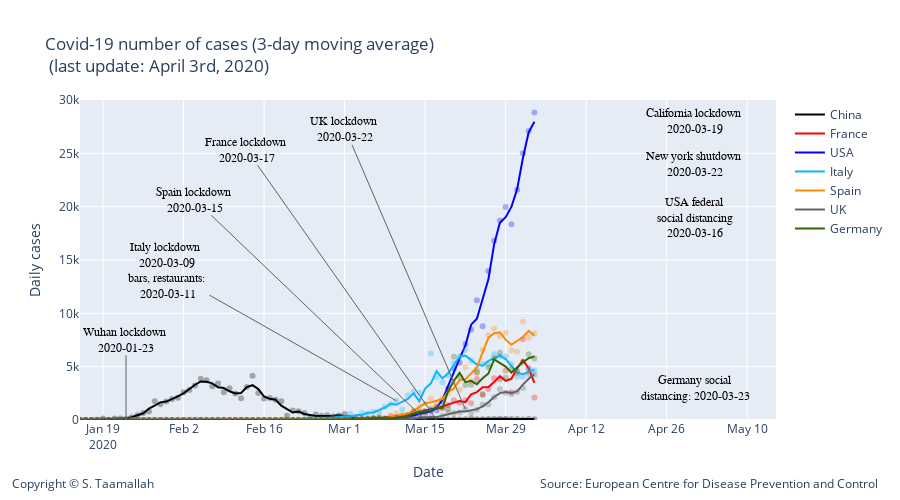

The notebook cell this image was saved under:
### Code cell
#degree = 2
#smooth_italy = smoothTriangle(df_italy['deaths'],degree)


smooth_china = smooth_3day(df_china['cases'])
smooth_france = smooth_3day(df_france['cases'])
smooth_italy = smooth_3day(df_italy['cases'])
smooth_usa = smooth_3day(df_usa['cases'])
smooth_uk = smooth_3day(df_uk['cases'])
smooth_germany = smooth_3day(df_germany['cases'])
smooth_spain = smooth_3day(df_spain['cases'])
smooth_korea = smooth_3day(df_korea['cases'])
smooth_netherlandss = smooth_3day(df_netherlands['cases'])



# Add traces
trace1 = go.Scatter(
        x=df_china.index, 
        y=df_china['cases'],
        mode='markers',
        name='China daily cases',
        line_color='rgba(0, 0, 0, .3)',
        showlegend=False,
)

trace11 = go.Scatter(
        x=df_china.index, 
        y=smooth_china,
        mode='lines',
        name='China',
        line_color='rgba(0, 0, 0, 1)',
)


trace2 = go.Scatter(
        x=df_france.index, 
        y=df_france['cases'],
        mode='markers',
        name='France',
        line_color='rgba(256, 0, 0, .3)',
        showlegend=False,
)

trace22 = go.Scatter(
        x=df_france.index, 
        y=smooth_france,
        mode='lines',
        name='France',
        line_color='rgba(256, 0, 0, 1)',
)


trace3 = go.Scatter(
        x=df_usa.index, 
        y=df_usa['cases'],
        mode='markers',
        name='USA',
        line_color='rgba(0, 0, 255, .3)',
    showlegend=False,
)

trace33 = go.Scatter(
        x=df_usa.index, 
        y=smooth_usa,
        mode='lines',
        name='USA',
        line_color='rgba(0, 0, 255, 1)',
)
    
    
trace4 = go.Scatter(
        x=df_italy.index, 
        y=df_italy['cases'],
        mode='markers',
        name='Italy',
        line_color='rgba(14, 180, 252, .3)',
    showlegend=False,
)

trace44 = go.Scatter(
        x=df_italy.index, 
        y=smooth_italy,
        mode='lines',
        name='Italy',
        line_color='rgba(14, 180, 252, 1)',
)

trace5 = go.Scatter(
        x=df_spain.index, 
        y=df_spain['cases'],
        mode='markers',
        name='Spain',
        line_color='rgba(255, 137, 0, .3)',
    showlegend=False,
)

trace55 = go.Scatter(
        x=df_spain.index, 
        y=smooth_spain,
        mode='lines',
        name='Spain',
        line_color='rgba(255, 137, 0, 1)',
)


trace6 = go.Scatter(
        x=df_uk.index, 
        y=df_uk['cases'],
        mode='markers',
        name='UK',
        line_color='rgba(100, 100, 100, .3)',
    showlegend=False
)

trace66 = go.Scatter(
        x=df_uk.index, 
        y=smooth_uk,
        mode='lines',
        name='UK',
        line_color='rgba(100, 100, 100, 1)',
)

trace7 = go.Scatter(
        x=df_germany.index, 
        y=df_germany['cases'],
        mode='markers',
        name='Germany',
        line_color='rgba(51, 102, 0, .3)',
    showlegend=False,
)

trace77 = go.Scatter(
        x=df_germany.index, 
        y=smooth_germany,
        mode='lines',
        name='Germany',
        line_color='rgba(51, 102, 0, 1)',
)


data = [trace1,trace11, trace2, trace22, trace3, trace33, trace4, trace44, trace5, trace55, trace6, trace66, trace7, trace77]

layout = go.Layout(
    title="Covid-19 number of cases (3-day moving average) <br> (last update: April 3rd, 2020)",
    width=900,
    height=500,
    
    # Top left
    xaxis=dict(
        title='Date',
        range=['2020-01-15', '2020-05-15'],
    ),
    yaxis=dict(
        title='Daily cases',
        #type='log',
        range=[0,30000],
        anchor='x'
    ),
    
      annotations=[
        dict(
            x=1.15,
            y=-0.23,
            showarrow=False,
            text='Source: European Centre for Disease Prevention and Control',
            xref='paper',
            yref='paper'
        ),
        
        dict(
            x=-0.1,
            y=-0.23,
            showarrow=False,
            text='Copyright © S. Taamallah ',
            xref='paper',
            yref='paper'
        )
    ],
    
)



fig = go.Figure(data=data, layout=layout)



fig.add_annotation(
        x='2020-01-23',
        y=20,
        xref="x",
        yref="y",
        text="Wuhan lockdown <br> 2020-01-23 ",
        showarrow=True,
        font=dict(
            family="Courier New, monospace",
            size=12,
            color="black"
            ),
        align="center",
        arrowhead=0,
        arrowsize=1,
        arrowwidth=1,
        arrowcolor="#636363",
        ax=0,
        ay=-80,
        #bordercolor="#c7c7c7",
        #borderwidth=2,
        #borderpad=4,
        #bgcolor="#ff7f0e",
        #opacity=0.8
        )


fig.add_annotation(
        x='2020-03-10',
        y=1800,
        xref="x",
        yref="y",
        text="Italy lockdown <br> 2020-03-09 <br> bars, restaurants: <br> 2020-03-11",
        showarrow=True,
        font=dict(
            family="Courier New, monospace",
            size=12,
            color="black"
            ),
        align="center",
        arrowhead=0,
        arrowsize=1,
        arrowwidth=1,
        arrowcolor="#636363",
        ax=-230,
        ay=-130,
        #bordercolor="#c7c7c7",
        #borderwidth=2,
        #borderpad=4,
        #bgcolor="#ff7f0e",
        #opacity=0.8
        )


fig.add_annotation(
            x='2020-03-17',
            y=30,
            text="France lockdown <br> 2020-03-17 ",
            showarrow=True,
            font=dict(
            family="Courier New, monospace",
            size=12,
            color="black",
            ),
        align="center",
        arrowhead=0,
        arrowsize=1,
        arrowwidth=1,
        arrowcolor="#636363",
        ax=-190,
        ay=-270,
)


fig.add_annotation(
            x='2020-03-15',
            y=20,
            text="Spain lockdown <br> 2020-03-15 ",
            showarrow=True,
            font=dict(
            family="Courier New, monospace",
            size=12,
            color="black",
            ),
        align="center",
        arrowhead=0,
        arrowsize=1,
        arrowwidth=1,
        arrowcolor="#636363",
        ax=-230,
        ay=-220,
)


fig.add_annotation(
            x='2020-03-22',
            y=1000,
            text="UK lockdown <br> 2020-03-22 ",
            showarrow=True,
            font=dict(
            family="Courier New, monospace",
            size=12,
            color="black",
            ),
        align="center",
        arrowhead=0,
        arrowsize=1,
        arrowwidth=1,
        arrowcolor="#636363",
        ax=-120,
        ay=-280,
)

fig.add_annotation(
            x='2020-05-01',
            y=3000,
            text="Germany social <br> distancing: 2020-03-23 ",
            showarrow=False,
            font=dict(
            family="Courier New, monospace",
            size=12,
            color="black",
            ),
        align="center",
        arrowhead=0,
        arrowsize=1,
        arrowwidth=1,
        arrowcolor="#636363",
        ax=600,
        ay=-60,
)

fig.add_annotation(
            x='2020-05-01',
            y=19000,
            text="USA federal <br> social distancing <br> 2020-03-16 ",
            showarrow=False,
            font=dict(
            family="Courier New, monospace",
            size=12,
            color="black",
            ),
        align="center",
        arrowhead=0,
        arrowsize=1,
        arrowwidth=1,
        arrowcolor="#636363",
        ax=600,
        ay=-520,
)

fig.add_annotation(
            x='2020-05-01',
            y=24000,
            text="New york shutdown <br> 2020-03-22 ",
            showarrow=False,
            font=dict(
            family="Courier New, monospace",
            size=12,
            color="black",
            ),
        align="center",
        arrowhead=0,
        arrowsize=1,
        arrowwidth=1,
        arrowcolor="#636363",
        ax=600,
        ay=-420,
)



fig.add_annotation(
            x='2020-05-01',
            y=28000,
            text="California lockdown <br> 2020-03-19 ",
            showarrow=False,
            font=dict(
            family="Courier New, monospace",
            size=12,
            color="black",
            ),
        align="center",
        arrowhead=0,
        arrowsize=1,
        arrowwidth=1,
        arrowcolor="#636363",
        ax=600,
        ay=-320,
)

fig.show()
from plotly.offline import plot
plot(fig, filename="STaamallah_covid19_analysis_chart_3_20200403.html", auto_open = False)

#from IPython.display import HTML, display
#display(HTML('STaamallah_covid19_analysis_chart_3_20200403.html'), metadata=dict(isolated=True))
